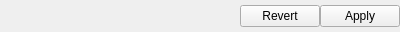
<?xml version="1.0" encoding="UTF-8"?>
<ui version="4.0">
 <class>UIRevertApplyButtons</class>
 <widget class="QWidget" name="UIRevertApplyButtons">
  <property name="geometry">
   <rect>
    <x>0</x>
    <y>0</y>
    <width>400</width>
    <height>32</height>
   </rect>
  </property>
  <layout class="QHBoxLayout" name="horizontalLayout">
   <property name="spacing">
    <number>0</number>
   </property>
   <property name="leftMargin">
    <number>0</number>
   </property>
   <property name="topMargin">
    <number>0</number>
   </property>
   <property name="rightMargin">
    <number>0</number>
   </property>
   <property name="bottomMargin">
    <number>0</number>
   </property>
   <item>
    <spacer name="horizontalSpacer">
     <property name="orientation">
      <enum>Qt::Horizontal</enum>
     </property>
     <property name="sizeHint" stdset="0">
      <size>
       <width>40</width>
       <height>20</height>
      </size>
     </property>
    </spacer>
   </item>
   <item>
    <widget class="QPushButton" name="revertButton">
     <property name="text">
      <string>Revert</string>
     </property>
    </widget>
   </item>
   <item>
    <widget class="QPushButton" name="applyButton">
     <property name="text">
      <string>Apply</string>
     </property>
    </widget>
   </item>
  </layout>
 </widget>
 <resources/>
 <connections/>
</ui>
